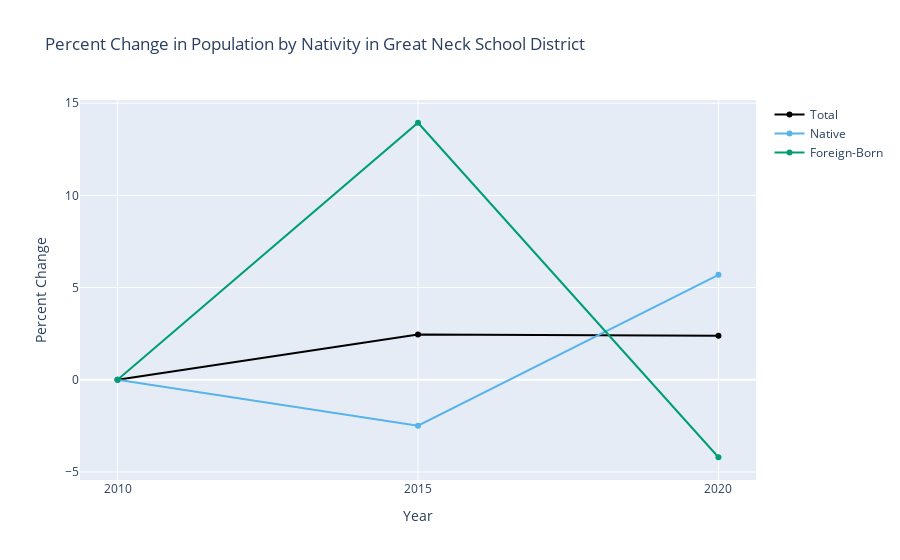

This figure's notebook cell:
### Markdown cell above
Now we can graph that data using very similar code as before:

### Code cell
import plotly.graph_objects as go

colorblind_palette = [
    "#E69F00",
    "#56B4E9",
    "#009E73",
    "#F0E442",
    "#0072B2",
    "#D55E00",
    "#CC79A7",
]

fig = go.Figure()

x_cols = ["Total", "Native", "Foreign-Born"]
y_col = "Year"
for idx, x_col in enumerate(x_cols):
    color = "black" if x_col == "Total" else colorblind_palette[idx]
    fig.add_trace(
        go.Scatter(
            x=df_pct_change[y_col],
            y=df_pct_change[x_col],
            mode="lines+markers",
            name=x_col,
            line=dict(color=color),
            hovertemplate="Year: %{x}<br>" + x_col + ": %{y:,}<extra></extra>",
        )
    )

# Update layout
fig.update_layout(
    title="Percent Change in Population by Nativity in Great Neck School District",
    xaxis_title="Year",
    yaxis_title="Percent Change",
    xaxis=dict(
        tickmode="array",
        tickvals=df_pct_change["Year"],
        ticktext=[str(year) for year in df_pct_change["Year"]],
    ),
)

fig.show()

### Figure 1 — Plotly figure (JSON) as saved in the notebook; plotly's stock layout.template omitted (floating-point values rounded to 4 significant figures)
{"data": [{"hovertemplate": "Year: %{x}<br>Total: %{y:,}<extra></extra>", "line": {"color": "black"}, "mode": "lines+markers", "name": "Total", "type": "scatter", "x": [2010, 2015, 2020], "y": [0, 2.451, 2.381]}, {"hovertemplate": "Year: %{x}<br>Native: %{y:,}<extra></extra>", "line": {"color": "#56B4E9"}, "mode": "lines+markers", "name": "Native", "type": "scatter", "x": [2010, 2015, 2020], "y": [0, -2.489, 5.689]}, {"hovertemplate": "Year: %{x}<br>Foreign-Born: %{y:,}<extra></extra>", "line": {"color": "#009E73"}, "mode": "lines+markers", "name": "Foreign-Born", "type": "scatter", "x": [2010, 2015, 2020], "y": [0, 13.94, -4.202]}], "layout": {"title": {"text": "Percent Change in Population by Nativity in Great Neck School District"}, "xaxis": {"tickmode": "array", "ticktext": ["2010", "2015", "2020"], "tickvals": [2010, 2015, 2020], "title": {"text": "Year"}}, "yaxis": {"title": {"text": "Percent Change"}}}}
